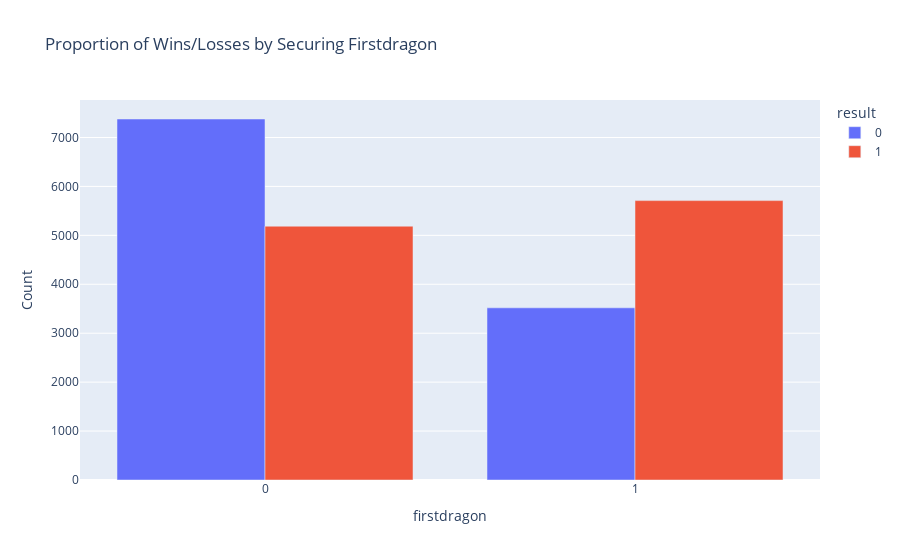

Notebook source saved alongside this figure:
### Code cell
for obj in significant_results['Objective']:
    contingency_table = pd.crosstab(grouped_df[obj], grouped_df['result'])
    fig = px.bar(contingency_table, barmode='group', 
                 title=f'Proportion of Wins/Losses by Securing {obj.capitalize()}',
                 labels={'index': f'{obj.capitalize()} Secured', 'value': 'Count'})
    fig.show()

### Figure 1 — Plotly figure (JSON) as saved in the notebook; plotly's stock layout.template omitted (floating-point values rounded to 4 significant figures)
{"data": [{"alignmentgroup": "True", "hovertemplate": "result=0<br>firstdragon=%{x}<br>Count=%{y}<extra></extra>", "legendgroup": "0", "marker": {"color": "#636efa", "pattern": {"shape": ""}}, "name": "0", "offsetgroup": "0", "orientation": "v", "showlegend": true, "textposition": "auto", "type": "bar", "x": [0, 1], "xaxis": "x", "y": [7378, 3519], "yaxis": "y"}, {"alignmentgroup": "True", "hovertemplate": "result=1<br>firstdragon=%{x}<br>Count=%{y}<extra></extra>", "legendgroup": "1", "marker": {"color": "#EF553B", "pattern": {"shape": ""}}, "name": "1", "offsetgroup": "1", "orientation": "v", "showlegend": true, "textposition": "auto", "type": "bar", "x": [0, 1], "xaxis": "x", "y": [5187, 5710], "yaxis": "y"}], "layout": {"barmode": "group", "legend": {"title": {"text": "result"}, "tracegroupgap": 0}, "title": {"text": "Proportion of Wins/Losses by Securing Firstdragon"}, "xaxis": {"anchor": "y", "domain": [0, 1], "title": {"text": "firstdragon"}}, "yaxis": {"anchor": "x", "domain": [0, 1], "title": {"text": "Count"}}}}
